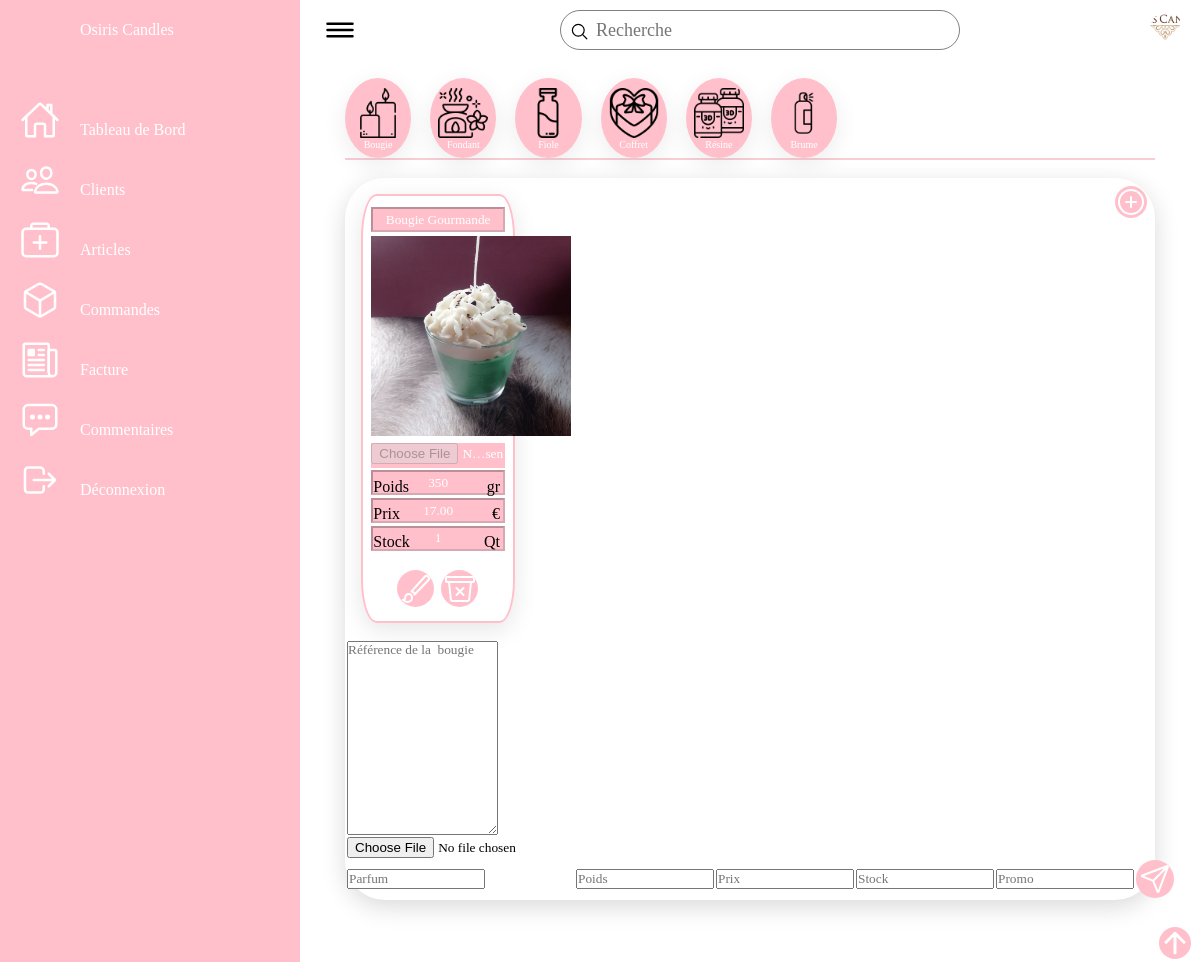
The page /admin/produit.php on the database its author committed.
### tables this page shows
CREATE TABLE `bougie` (
  `id_bougie` int(11) NOT NULL,
  `nom_bougie` varchar(255) NOT NULL,
  `parfum_bougie` text,
  `image_bougie` text NOT NULL,
  `poids_bougie` float NOT NULL,
  `stock_bougie` int(11) NOT NULL,
  `prix_bougie` float NOT NULL
);

### admin/produit.php (the view, shortened to what this page needs)
<head>
    <link rel="stylesheet" href="../css/panel_admin.css">
    <link rel="stylesheet" href="../css/produit.css">
</head>
<body>
    <div class="container">
        <?php require_once 'menu_admin.php' ?>
        <div class="article">
            <div id="bougie">
                <h1><img src="<?php echo $path ?>/res/img/bougies.png"></h1>
                Bougie
            </div>
            <div id="fondant">
                <h1><img src="<?php echo $path ?>/res/img/bruleur.png"></h1>
                Fondant
            </div>
            <div id="fiole">
                <h1><img src="<?php echo $path ?>/res/img/fiole.png"></h1>
                Fiole
            </div>
            <div id="coffret">
                <h1><img src="<?php echo $path ?>/res/img/coffret.png"></h1>
                Coffret
            </div>
            <div id="resine">
                <h1><img src="<?php echo $path ?>/res/img/resine.png"></h1>
                Résine
            </div>
            <div id="brume">
                <h1><img src="<?php echo $path ?>/res/img/vaporisateur.png"></h1>
                Brume
            </div>
            <hr>
        </div>
        <div class="bougie">
            <button class="add"><a href="#form_bougie">
                    <ion-icon size="large" name="add-circle-outline"></ion-icon>
                </a></button>
            <?php
            $req = $pdo->query('SELECT * FROM bougie ORDER BY nom_bougie ASC');
            foreach ($req as $bougie) { ?>
                <div class="card">
                    <div id="modif">
                        <form class="modif" name="<?php echo $bougie['id_bougie']; ?>" enctype="multipart/form-data">
                            <input class="nom_bougie_<?php echo $bougie['id_bougie']; ?>" type="text" name="nom_bougie" disabled value="<?php echo $bougie['nom_bougie']; ?>">
                            <div class="img_modif">
                                <img class="preview_img_bougie_1_<?php echo $bougie['id_bougie']; ?>" style="width: 200px" src="<?php echo $path ?>/res/img/bougie/<?php echo $bougie['image_bougie'] ?>">
                            </div>
                            <input class="img_bougie_1_<?php echo $bougie['id_bougie']; ?>" type="file" name="img_bougie_1" disabled>
                            <div style="position:relative;">
                                <div style="position:absolute;right:5px;top:10px;">gr</div>
                                <div style="position:absolute;left:2px;top:10px;">Poids</div>
                                <input class="poids_bougie_<?php echo $bougie['id_bougie']; ?>" type="text" name="poids_bougie" value="<?php echo $bougie['poids_bougie']; ?>" disabled>
                            </div>
                            <div style="position:relative;">
                                <div style="position:absolute;right:5px;top:10px;">€</div>
                                <div style="position:absolute;left:2px;top:10px;">Prix</div>
                                <input class="prix_bougie_<?php echo $bougie['id_bougie']; ?>" type="text" name="prix_bougie" value="<?php echo number_format($bougie['prix_bougie'], 2, '.', ''); ?>" disabled>
                            </div>
                            <div style="position:relative;">
                                <div style="position:absolute;right:5px;top:10px;">Qt</div>
                                <div style="position:absolute;left:2px;top:10px;">Stock</div>
                                <input class="stock_bougie_<?php echo $bougie['id_bougie']; ?>" type="text" name="stock_bougie" value="<?php echo $bougie['stock_bougie']; ?>" disabled>
                            </div>
                            <br>
                            <ion-icon class="modifie" size="large" name="brush-outline"></ion-icon>
                            <ion-icon class="delete" size="large" name="trash-bin-outline"></ion-icon>
                        </form>
                    </div>
                </div>
            <?php } ?>
            <div id="form_bougie">
                <form method="POST" action="add_bougie_traitement.php" enctype="multipart/form-data">
                    <table>
                        <tr>
                            <td><textarea type="text" name="nom_bougie" id="nom_bougie" placeholder="Référence de la  bougie" rows="12"></textarea></td>
                        </tr>
                        <tr>
                            <td><input type="file" name="ima_bougie" id="img_bougie"></td>
                        </tr>
                        <tr>
                            <td><input type="text" name="parfum_bougie" id="parfum_bougie" placeholder="Parfum"></td>
                            <td><input type="text" name="poids_bougie" id="poids_bougie" placeholder="Poids"></td>
                            <td><input type="text" name="prix_bougie" id="prix_bougie" placeholder="Prix"></td>
                            <td><input type="text" name="stock_bougie" id="stock_bougie" placeholder="Stock"></td>
                            <td><input type="text" name="promo_bougie" id="promo_bougie" placeholder="Promo"></td>
                            <td><button type="submit">
                                    <ion-icon class="envoie" size="large" name="paper-plane-outline"></ion-icon>
                                </button></td>
                        </tr>
                    </table>
                </form>
            </div>
        </div>
        <button class="add"><a href="#bougie">
                <ion-icon  size="large" name="arrow-up"></ion-icon>
            </a></button>
</body>
</html>

### css/panel_admin.css (style rules this page uses)
* { padding: 0; margin: 0; box-sizing: border-box; font-family: Times, "Times New Roman", Georgia, serif; }
body { min-height: 100vh; }
.container { position: relative; width: 100%; }

### css/produit.css (style rules this page uses)
* { padding: 0; margin: 0; box-sizing: border-box; font-family: Times, "Times New Roman", Georgia, serif; }
body { overflow-y: scroll; }
.article { margin: 2% auto; width: 90%; }
#bougie, #fondant, #fiole, #coffret, #brume, #resine, #coffret { background-color: pink; box-shadow: 0 7px 25px rgba(0, 0, 0, 0.08); color: white; text-align: center; padding: 1%; font-size: 10px; transition: transform 0.5s; display: inline-block; margin-right: 15px; border-radius: 50%; }
hr { border: 1px solid rgba(230, 84, 109, 0.288); }
.bougie, .fondant, .fiole, .coffret, .brume, .resine, .coffret { margin: 2% auto; width: 90%; box-shadow: 0 7px 25px rgba(0, 0, 0, 0.15); border-radius: 40px; }
.card { border: 2px solid pink; padding: 1%; text-align: center; border-radius: 10%; width: 19%; height: fit-content; display: inline-block; margin: 2%; box-shadow: 0 7px 25px rgba(0, 0, 0, 0.1); }
img { margin: 0 auto; margin-top: 3%; margin-bottom: 3%; width: 200px; height: 200px; }
.card input { text-align: center; width: 100%; margin-top: 2%; color: white; background-color: pink; height: 25px; }
.card ion-icon { padding: 2%; margin: 1%; color: white; background-color: pink; border-radius: 50%; }
.article img { width: 50px; height: 50px; }
.add { float: right; margin-top: 1%; margin-right: 1%; border-radius: 50%; background-color: pink; transition: all 500ms; }
.add ion-icon { color: white; }
button { border: none; background: transparent; }
.envoie { background-color: pink; color: white; border-radius: 50%; padding: 10%; }

### rows shown on the page
bougie: nom_bougie "Bougie Gourmande", image_bougie (picture), poids_bougie "350", prix_bougie "17.00", stock_bougie "1"
